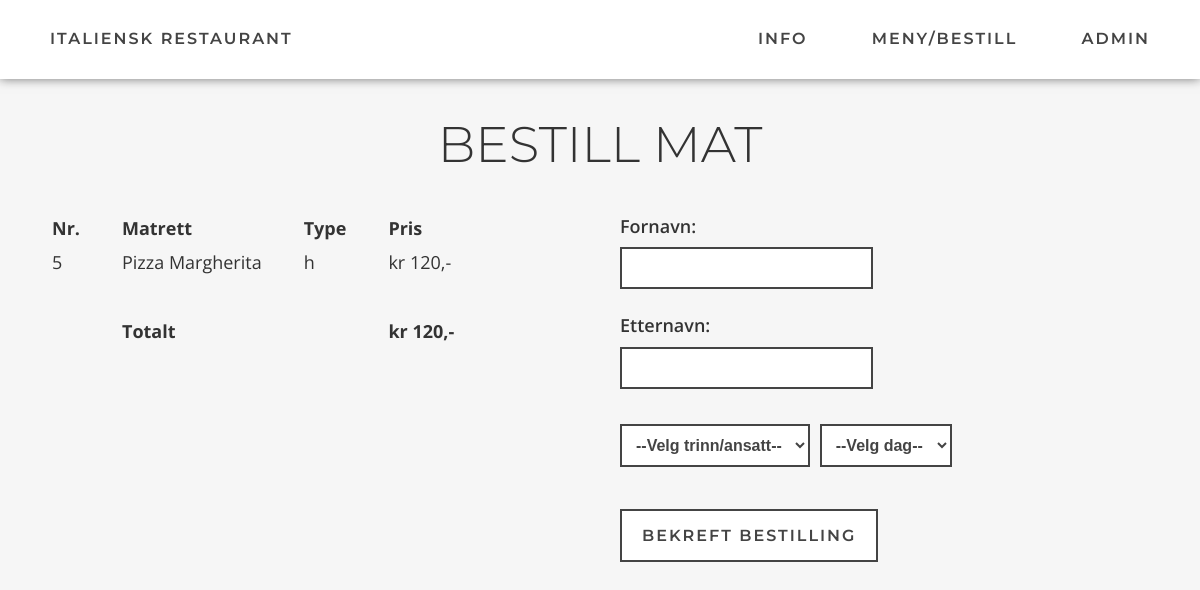
The app's page /registrer.php?handlevogn=5 with its own data.
### tables this page shows
CREATE TABLE IF NOT EXISTS `matrett` (
  `idmatrett` int(11) NOT NULL AUTO_INCREMENT,
  `navn` varchar(100) NOT NULL,
  `informasjon` text,
  `bilde` varchar(255) NOT NULL,
  `pris` int(11) NOT NULL,
  `type` varchar(1) NOT NULL,
  PRIMARY KEY (`idmatrett`)
);

### registrer.php (the view, shortened to what this page needs)
<!doctype html>
<html>
<head>
    <link rel="stylesheet" href="style.css">
</head>
<body id="top">
    <?php
    $servernavn = "localhost";
    $brukernavn = "root";
    $passord = "";
    $dbnavn = "italia";
    $tilkobling = mysqli_connect($servernavn, $brukernavn, $passord, $dbnavn);
    $tilkobling->set_charset("utf8");
    if(isset($_GET["handlevogn"])) {
        $handlevognString = $_GET["handlevogn"];
        $handlevogn = explode(",", $handlevognString);
    }
    ?>
    <div class="menu" id="menu">
        <div class="menu-left">
            <a href="index.php">Italiensk restaurant</a>
        </div>
        <div class="menu-right">
            <a href="index.php#lesmer">Info</a>
            <a href="bestill.php">Meny/bestill</a>
            <a href="admin" target="_blank">Admin</a>
        </div>
    </div>
    <div class="content">
        <h1>Bestill mat</h1>
        <div class="flex">
            <div class="col-2">
                <table>
                    <tr>
                        <th>Nr.</th>
                        <th>Matrett</th>
                        <th>Type</th>
                        <th>Pris</th>
                    </tr>
                    <?php
                    $pris = 0;
                    foreach($handlevogn as $rett) {
                        $sql = "SELECT * FROM matrett WHERE idmatrett=$rett";
                        $data = $tilkobling->query($sql);
                        $row = mysqli_fetch_array($data);
                        $pris += $row["pris"];
                    ?>
                    <tr>
                        <td><?php echo $row["idmatrett"] ?></td>
                        <td><?php echo $row["navn"] ?></td>
                        <td><?php echo $row["type"] ?></td>
                        <td><?php echo "kr " . $row["pris"] . ",-" ?></td>
                    </tr>
                    <?php } ?>
                    <tr>
                        <td><br></td>
                    </tr>
                    <tr>
                        <th></th>
                        <th>Totalt</th>
                        <th></th>
                        <th><?php echo "kr " . $pris . ",-" ?></th>
                    </tr>
                </table>
            </div>
            <div class="col-2">
                <form action="bekreftelse.php" method="post">
                    <b>Fornavn: </b><br><input type="text" name="fornavn" required><br>
                    <b>Etternavn: </b><br><input type="text" name="etternavn" required><br>
                    <select name="trinn" required>
                        <option value="" disabled selected>--Velg trinn/ansatt--</option>
                    </select>
                    <select name="ukedag" required>
                        <option value="" disabled selected>--Velg dag--</option>
                    </select><br><br>
                    <input class="button" type="submit" name="submit" value="Bekreft bestilling">
                </form>
            </div>
        </div>
    </div>
</body>
</html>

### style.css (style rules this page uses)
html { scroll-behavior: smooth; }
body { margin: 0; font-family: "Open Sans", sans-serif; font-size: 16px; line-height: 1.8; color: #333; background-color: #F6F6F6; }
h1 { margin: 0; padding-top: 60px; font-family: "Montserrat"; font-size: 50px; font-weight: 300; text-transform: uppercase; text-align: center; }
a { color: #3276b5; text-decoration: none; }
b { font-weight: 600; }
form { font-size: 18px; }
input { margin: 5px 0 20px 0; padding: 10px 15px; border: 2px solid #444; font-size: 16px; font-weight: 600; color: #444; background-color: #FFF; }
select { margin: 15px 5px 0 0; padding: 10px; border: 2px solid #444; font-size: 16px; font-weight: 600; color: #444; background-color: #FFF; }
tr, th, td { font-size: 18px; padding: 0px 20px; text-align: left; }
.content { max-width: 1200px; margin: auto; padding: 40px 30px 50px 30px; }
.flex { display: flex; flex-wrap: wrap; margin: 0 -20px; }
.col-2 { width: 50%; padding: 20px; box-sizing: border-box; }
.menu { position: fixed; display: flex; justify-content: space-between; align-items: center; width: 100%; padding: 0 20px; box-sizing: border-box; background-color: transparent; z-index: 2; transition: all 0.2s; }
.menu a { color: white; text-decoration: none; margin: 20px; font-family: "Montserrat"; font-size: 16px; font-weight: 500; text-transform: uppercase; letter-spacing: 2px; display: inline-block; padding: 5px 10px; position: relative; }
.menu a:after { background: none repeat scroll 0 0 transparent; bottom: 0; content: ""; display: block; height: 2px; left: 50%; position: absolute; background: #fff; transition: width 0.3s ease 0s, left 0.3s ease 0s; width: 0; }
.menu-scrolled { position: fixed; background-color: #fff; box-shadow: 0 0 10px #777; }
.menu-scrolled a { color: #444; font-weight: 600; }
.menu-scrolled a:after { background: #444; }
.menu-right { float: right; }
.button { font-family: "Montserrat"; font-size: 16px; font-weight: 600; text-transform: uppercase; text-decoration: none; letter-spacing: 2px; color: #444; background-color: #FFF; padding: 15px 20px; border: 2px solid #444; margin: 10px auto; transition-duration: 0.2s; }

### records on screen
matrett: idmatrett "5", navn "Pizza Margherita", type "h", pris "120"

### other values on screen
$pris "120"
